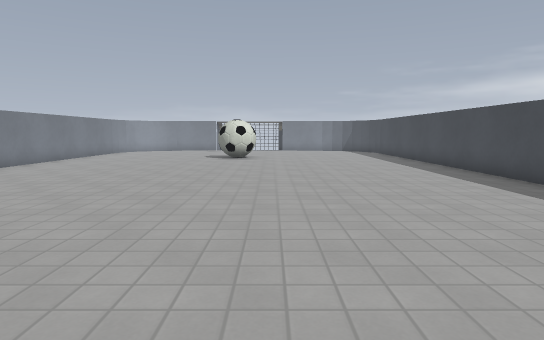
View 1 (above)

18 first-person views from a walk through a 3-D level made in the Godot game engine. The camera is 1.2 m above the floor, tilts 6° down and sees 75° across. The floor is counted in squares, 1 m on a side. Each view is taken from the middle of a square. On the plan, view 1 faces up. The plan holds only what a view shows up to about 14 squares ahead; the rest is blank. Surface patterns are stand-ins for the level's own textures.

View 2
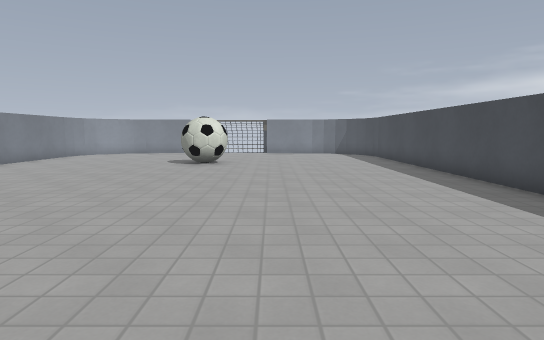

View 3
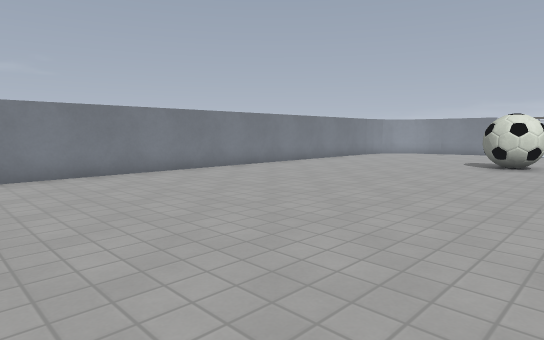

View 4
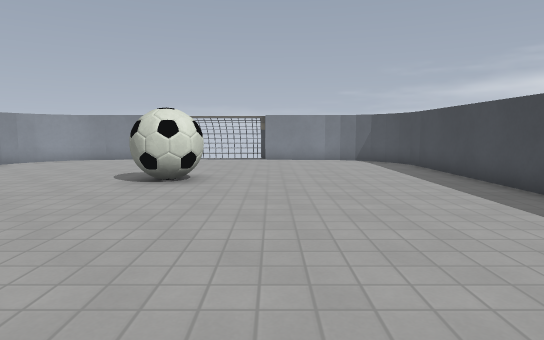

View 5
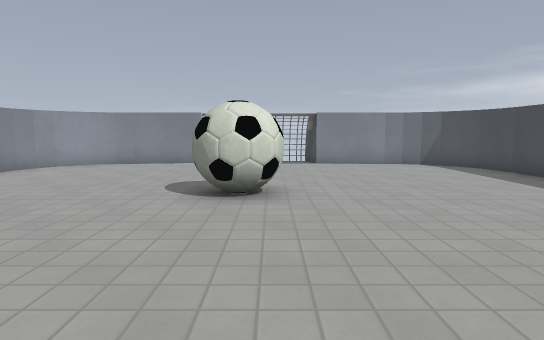

View 6
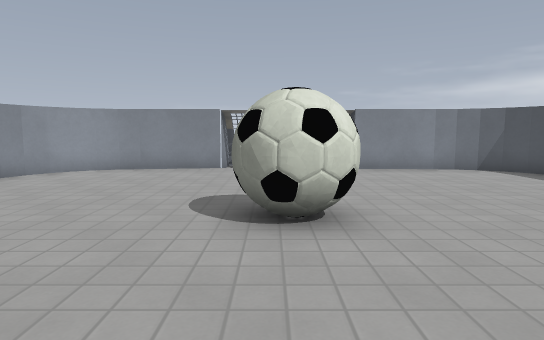

View 7
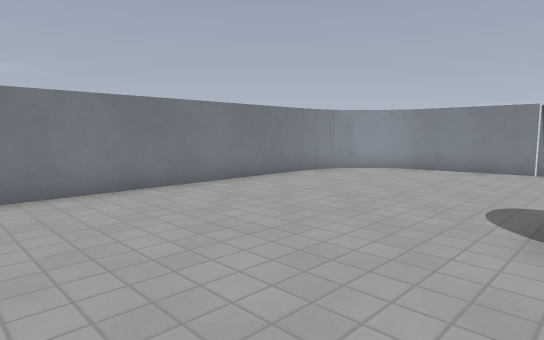

View 8
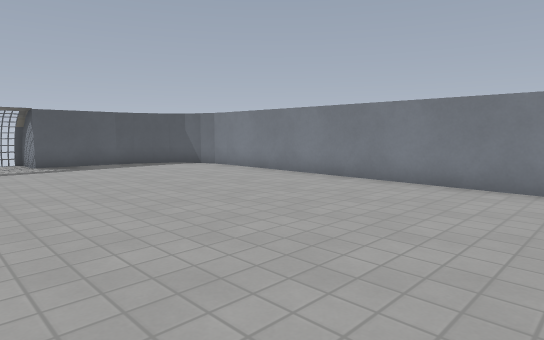

View 9
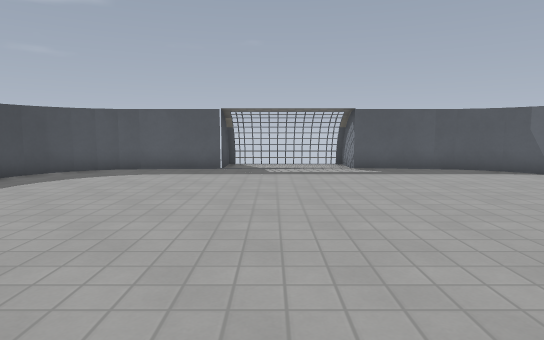

View 10
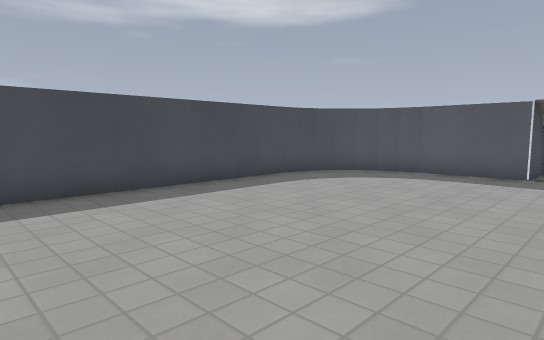

View 11
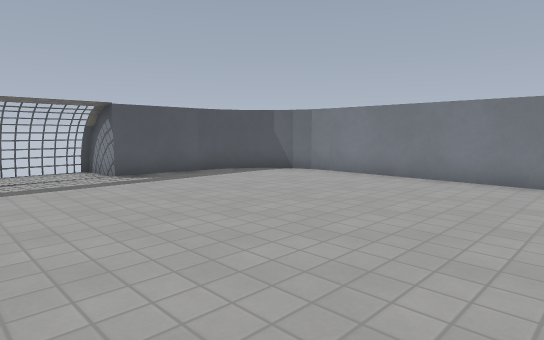

View 12
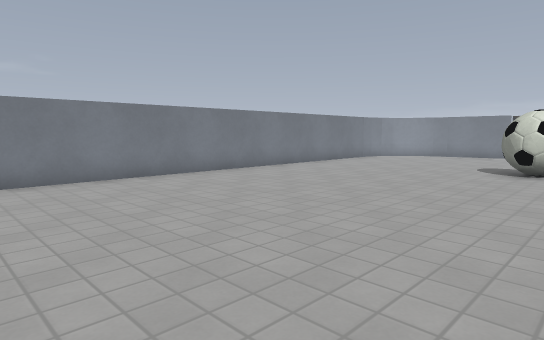

View 13
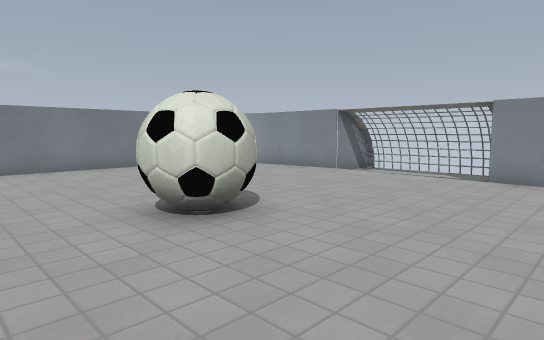

View 14
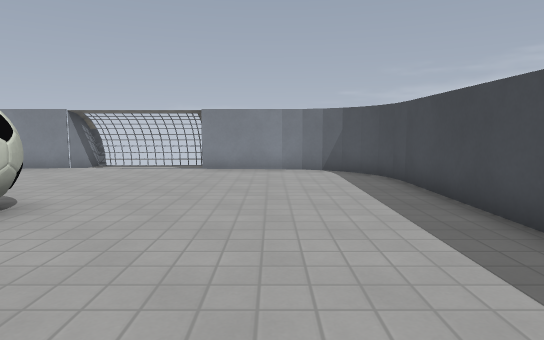

View 15
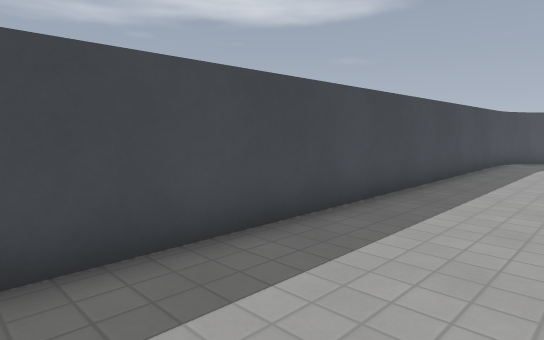

View 16
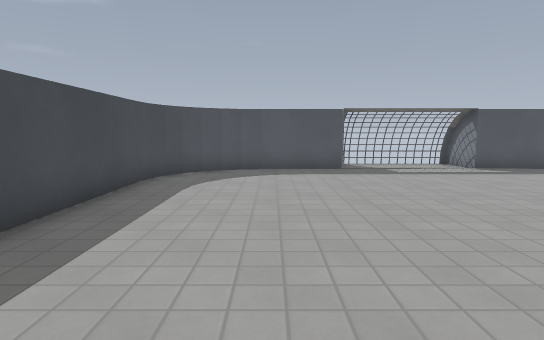

View 17
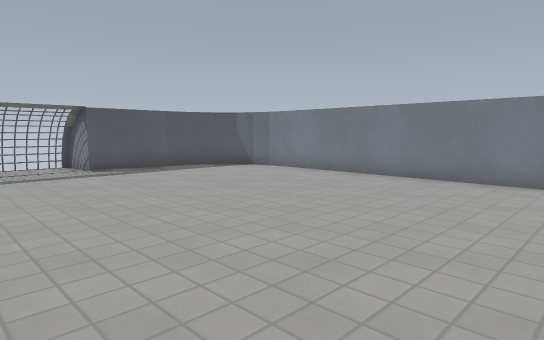

View 18
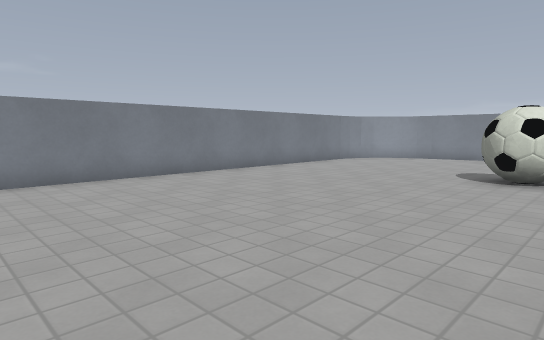

### Floor plan
Points are (right, up) in squares from view 1. A wall is a line through its corners. A room is listed if a view was taken in it or the views show most of it. See-through windows are left out.
Room 1 (views 1, 2, 3, 4, 5, 6, 7, 8, 9, 10, 11, 12, 13, 14, 15, 16, 17, 18)
walls: (-9.3, 20.8) (-9.3, -1.7) (-9.2, -2.4); (6.3, 20.6) (6.2, 21.7) (5.6, 22.6); (-9.2, 21.5) (-9.3, 20.7); (-3.8, 23.7) (-6.4, 23.7); (-8.9, 22.1) (-9.2, 21.3); (6.2, 21.3) (6, 22.1); (-8.6, 22.6) (-9, 21.9); (-9.2, -2.3) (-9, -3); (-6.3, 23.7) (-7, 23.6); (-8.1, 23) (-8.7, 22.5); (6.3, -1.8) (6.3, 20.7); (-6.9, 23.6) (-7.7, 23.3); (-7.6, 23.4) (-8.2, 23); (-9, -2.9) (-8.6, -3.6); (5.7, 22.5) (5.2, 23) (4.6, 23.4); (3.4, 23.7) (0.7, 23.7); (6.2, -2.4) (6.3, -1.7); (4.7, 23.3) (3.9, 23.6); (4.1, 23.6) (3.2, 23.7); (0.6, -4.7) (3.4, -4.7); (-8.7, -3.5) (-8.1, -4.1); (5.9, -3.1) (6.2, -2.3); (-8.2, -4) (-7.6, -4.4) (-6.9, -4.6); (-6.4, -4.7) (-3.7, -4.7); (-7.1, -4.6) (-6.2, -4.7); (5.6, -3.6) (6, -3); (3.2, -4.7) (4.1, -4.6); (5.1, -4) (5.7, -3.5); (3.9, -4.6) (4.6, -4.4) (5.2, -4)
objects: ball (-2, 16) to (-1, 18)

Positions as (right, up) in squares from view 1, and headings:
1: (0, 0), facing up
2: (1, 3), facing up
3: (1, 3), facing up-left
4: (1, 8), facing up
5: (-1, 10), facing up
6: (-2, 12), facing up
7: (-2, 12), facing up-left
8: (-1, 9), facing down-left
9: (-1, 7), facing down
10: (-1, 6), facing down-right
11: (0, 5), facing down-left
12: (0, 5), facing up-left
13: (3, 14), facing up-left
14: (3, 12), facing up
15: (3, 13), facing down-right
16: (3, 7), facing down
17: (0, 7), facing down-left
18: (0, 7), facing up-left
